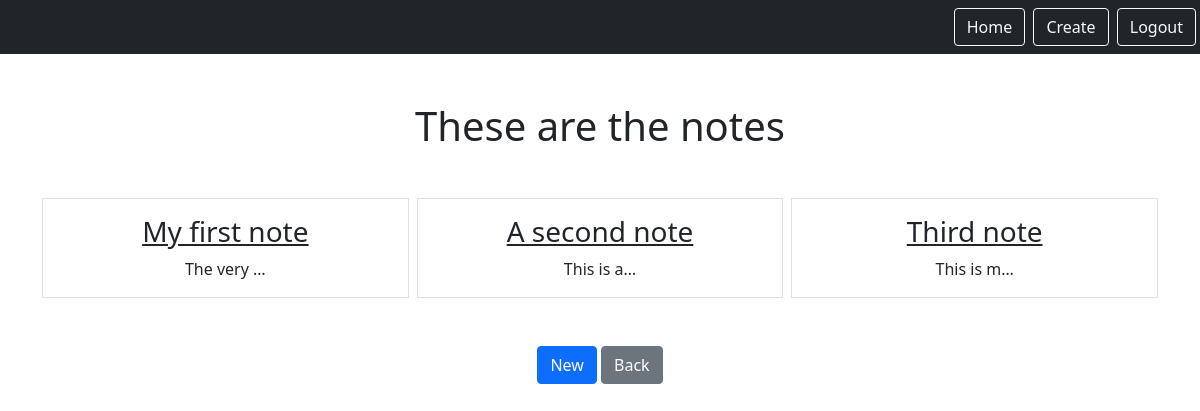
The page /notes (signed in) on the database as committed earlier.
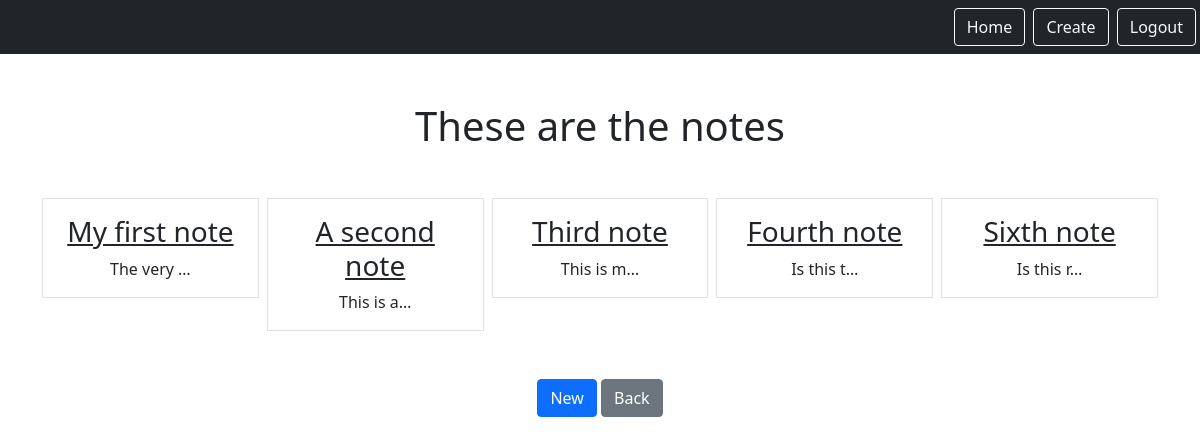
The same page on the database as committed later.
### notes/models.py (models this page shows)
class Notes(models.Model):
    title = models.CharField(max_length=200)
    text = models.TextField()
    created = models.DateTimeField(auto_now_add=True)
    user = models.ForeignKey(User, on_delete=models.CASCADE, related_name="notes")
    class Meta:
        verbose_name_plural = "Notes"

### notes/views.py (the view)
# urls.py: path('notes', views.NotesListView.as_view(), name="notes.list"),
class NotesListView(LoginRequiredMixin,ListView):
    model = Notes
    context_object_name = "notes"
    template_name = "notes/notes_list.html"
    login_url = "/login"
    def get_queryset(self):
        return self.request.user.notes.all()

### notes/templates/notes/notes_list.html
{% extends "base.html" %}
{% block content %}
    <h1 class="my-5">These are the notes</h1>
    <div class="row row-cols3 g-2">
        {% for note in notes %}
        <div class="col">
            <div class="p-3 border">
                <a href="{% url 'notes.detail' pk=note.id %}" class="text-dark text-decoration-non"><h3>{{note.title}}</h3></a>
                {{note.text|truncatechars:10}}
            </div>
        </div>
        {% endfor %}
    </div>
<a href="{% url 'notes.new' %}" class='btn btn-primary my-5'>New</a>
<a href="{% url 'home' %}" class='btn btn-secondary my-5'>Back</a>
{% endblock %}

### static/templates/base.html (shortened to what this page needs)
{% load static %}
<html>
    <head>
        <link href="https://cdn.jsdelivr.net/npm/bootstrap@5.1.3/dist/css/bootstrap.min.css" rel="stylesheet">
    </head>
    <body>
        <nav class="navbar navbar-dark bg-dark">
            <div class="ms-auto">
                {% if user.is_authenticated %}
                <a href="{% url 'notes.list' %}" class="btn btn-outline-light me-1">Home</a>
                <a href="{% url 'notes.new' %}" class="btn btn-outline-light me-1">Create</a>
                <a href="{% url 'logout' %}" class="btn btn-outline-light me-1">Logout</a>
                {% else %}
                <a href="{% url 'login' %}" class="btn btn-outline-light me-1">Login</a>
                <a href="{% url 'signup' %}" class="btn btn-outline-light me-1">Signup</a>
                {% endif %}
            </div>
        </nav>
        <div class="my-5 text-center container">
            {% block content %}
            {% endblock %}
        </div>
    </body>
</html>

Rows that differ between the two databases and show on the page:
added Notes: title "Fourth note", text "Is this t…"
added Notes: title "Sixth note", text "Is this r…"
